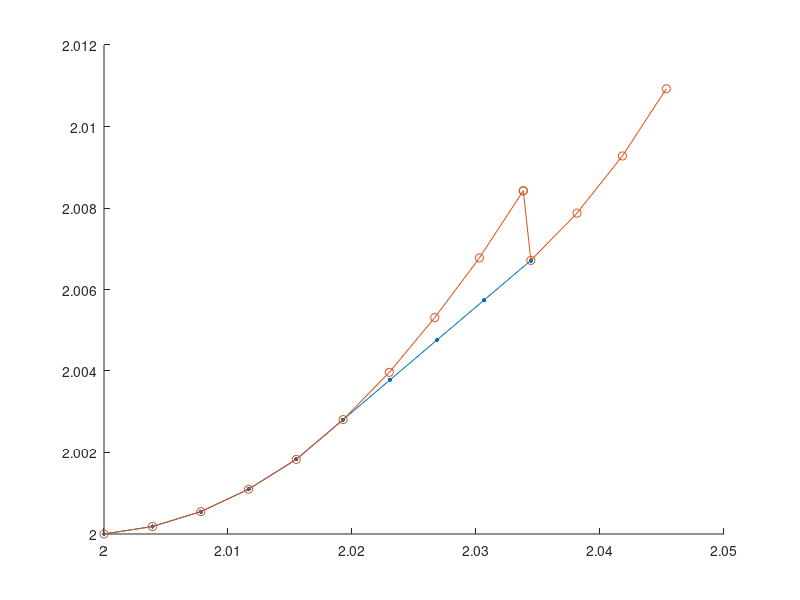

This chart was generated by the following MATLAB code:
px = [-1334, -1540, -1762, -2000, -2252, -2518, -2797, -3087, -3387, -3694, -4008, -4330, -4658, -4991, -5328, -5667, -6007, -6347, -6347, -6685, -7020, -7351, -7676, -7994, -8304, -8605, -8896, -9175, -9441, -9694, -9932, -10154, -10360, -10549, -10720, -10872, -11005, -11118, -11211, -11211, -11283, -11334, -11364, -11373, -11360, -11326, -11271, -11195, -11099, -10983, -10847, -10692, -10518, -10326, -10117, -9892, -9651, -9396, -9396, -9127, -8846, -8553, -8250, -7938, -7618, -7292, -6960, -6624, -6286, -5946, -5606, -5267, -4931, -4599, -4272, -3940, -3940, -3604, -3319, -2992, -2660, -2660, -2324, -1985, -1645, -1305, -1305, -967, -631, -299, 27, 347, 659, 962, 1255, 1536, 1805, 2060, 2301, 2526, 2735, 2927, 3101, 3256, 3392, 3508, 3508, 3604, 3680, 3735, 3769, 3782, 3773, 3743, 3692, 3620, 3527, 3414, 3281, 3129, 2958, 2769, 2563, 2341, 2103, 2103, 1850, 1593, 1335, 1080, 827, 582, 340, 105, -122, -339, -548, -755, -956, -956, -1157, -1358, -1561, -1778, -2005, -2253, -2518, -2801, -3094, -3394, -3694, -3999, -4314, -4644, -4979, -4979, -5317, -5657, -5997, -6336, -6673, -7006, -7335, -7658, -7973, -8280, -8580, -8880, -8880, -9180, -9480, -9780, -10069, -10338, -10595, -10844, -11080, -11080, -11300, -11504, -11690, -11858, -12007, -12137, -12247, -12337, -12406, -12454, -12481, -12487, -12472, -12472, -12435, -12377, -12299, -12200, -12081, -11942, -11784, -11608, -11414, -11203, -10976, -10736, -10490, -10238, -9981, -9981, -9718, -9445, -9160, -8864, -8558, -8243, -7921, -7593, -7260, -7260, -6923, -6585, -6245, -5905, -5565, -5227, -4891, -4558, -4228, -3900, -3579, -3262, -2953, -2653, -2364, -2087, -1823, -1573, -1337, -1117, -914, -728, -560, -411, -281, -281, -171, -81, -12, 37, 65, 69, 54, 18, -39, -116, -213, -333, -470, -626, -801, -993, -1202, -1427, -1427, -1668, -1923, -2191, -2471, -2762, -3065, -3376, -3695, -4020, -4351, -4686, -5024, -5364, -5704, -6043, -6380, -6714, -7043, -7043, -7367, -7684, -7993, -8293, -8582, -8859, -9125, -9378, -9616, -9840, -10048, -10238, -10412, -10569, -10706, -10826, -10927, -11006, -11006, -11067, -11108, -11129, -11130, -11111, -11072, -11013, -10934, -10836, -10719, -10584, -10429, -10258, -10070, -9865, -9645, -9410, -9161, -9161, -8899, -8625, -8340, -8044, -7739, -7426, -7106, -6780, -6449, -6114, -5776, -5436, -5096, -4757, -4420, -4085, -3754, -3430, -3430, -3111, -2799, -2495, -2201, -1917, -1644, -1383, -1135, -901, -681, -476, -287, -114, 42, 180, 301, 404, 486, 486, 551, 597, 624, 632, 621, 590, 541, 473, 385, 280, 157, 16, -142, -316, -506, -712, -933, -1168, -1168, -1389, -1595, -1786, -1961, -2119, -2260, -2384, -2490, -2578, -2648, -2700, -2700, -2733, -2747, -2742, -2719, -2677, -2617, -2538, -2441, -2327, -2195, -2046, -1881, -1700, -1504, -1293, -1068, -829, -577, -313, -38, 247, 542, 846, 846, 1158, 1476, 1800, 2129, 2462, 2799, 3138, 3478, -13069, -13336, -13336, -13625, -13892, -14147, -14448, -14448, -14703, -14946, -15176, -15392, -15392, -15594, -15781, -15953, -16109, -16249, -16372, -16478, -16567, -16639, -16693, -16728, -16746, -16746, -16728, -16693, -16640, -16568, -16480, -16375, -16254, -16120, -15970, -15970, -15805, -15628, -15438, -15261, -15100, -14953, -14825, -14712, -14615, -14533, -14533, -14469, -14419, -14384, -14364, -14359, -14369, -14392, -14428, -14477, -14536, -14609, -14700, -14806, -14929, -15070, -15232, -15411, -15607, -15823, -16055, -16301, -16557, -16557, -16824, -17102, -17389, -17685, -17989, -18300, -18618, -18941, -19269, -19601, -19936, -20274, -20613, -20953, -21293, -21632, -21969, -22303, -22633, -22959];
py = [17999, 17729, 17472, 17229, 17001, 16789, 16594, 16417, 16257, 16112, 15982, 15872, 15782, 15713, 15665, 15638, 15632, 15647, 15647, 15684, 15742, 15820, 15919, 16038, 16177, 16335, 16511, 16705, 16916, 17143, 17386, 17643, 17914, 18197, 18491, 18795, 19108, 19429, 19756, 19756, 20088, 20424, 20763, 21103, 21443, 21781, 22117, 22448, 22774, 23093, 23405, 23707, 23999, 24280, 24548, 24803, 25043, 25268, 25268, 25476, 25667, 25840, 25994, 26129, 26244, 26339, 26414, 26468, 26501, 26513, 26503, 26472, 26420, 26347, 26254, 26181, 26181, 26129, 25893, 25800, 25727, 25727, 25675, 25644, 25634, 25646, 25646, 25679, 25733, 25808, 25903, 26018, 26153, 26307, 26480, 26671, 26879, 27104, 27344, 27599, 27867, 28148, 28440, 28742, 29054, 29373, 29373, 29699, 30030, 30366, 30704, 31044, 31384, 31723, 32059, 32391, 32718, 33039, 33352, 33656, 33950, 34233, 34504, 34761, 35004, 35004, 35231, 35453, 35665, 35874, 36082, 36294, 36503, 36716, 36933, 37150, 37370, 37587, 37809, 37809, 38031, 38253, 38478, 38695, 38912, 39120, 39316, 39499, 39665, 39825, 39962, 40079, 40178, 40259, 40319, 40319, 40358, 40376, 40373, 40349, 40303, 40237, 40150, 40042, 39915, 39768, 39608, 39448, 39448, 39288, 39128, 38968, 38789, 38598, 38391, 38164, 37919, 37919, 37660, 37388, 37104, 36809, 36504, 36190, 35868, 35540, 35207, 34870, 34531, 34191, 33851, 33851, 33513, 33178, 32847, 32522, 32204, 31894, 31593, 31302, 31023, 30757, 30504, 30264, 30030, 29802, 29580, 29580, 29364, 29161, 28976, 28809, 28661, 28532, 28423, 28335, 28267, 28267, 28220, 28187, 28170, 28170, 28187, 28220, 28270, 28336, 28419, 28510, 28621, 28743, 28885, 29046, 29225, 29422, 29636, 29866, 30111, 30370, 30643, 30928, 31224, 31530, 31844, 31844, 32166, 32494, 32827, 33163, 33502, 33843, 34183, 34521, 34856, 35187, 35513, 35832, 36143, 36445, 36737, 37017, 37285, 37540, 37540, 37780, 38005, 38214, 38406, 38581, 38737, 38875, 38994, 39093, 39172, 39231, 39269, 39287, 39284, 39260, 39216, 39152, 39066, 39066, 38962, 38839, 38695, 38534, 38356, 38159, 37947, 37720, 37477, 37221, 36952, 36671, 36379, 36077, 35766, 35448, 35123, 34793, 34793, 34459, 34122, 33782, 33442, 33103, 32765, 32430, 32099, 31774, 31455, 31143, 30840, 30546, 30263, 29991, 29732, 29486, 29254, 29254, 29037, 28836, 28651, 28483, 28332, 28201, 28087, 27992, 27916, 27859, 27822, 27805, 27807, 27828, 27870, 27931, 28011, 28110, 28110, 28227, 28362, 28515, 28685, 28872, 29075, 29293, 29525, 29772, 30031, 30302, 30585, 30878, 31180, 31491, 31809, 32133, 32462, 32462, 32796, 33133, 33472, 33812, 34152, 34491, 34827, 35160, 35489, 35812, 36129, 36438, 36739, 37031, 37313, 37584, 37843, 38089, 38089, 38348, 38618, 38900, 39192, 39493, 39802, 40119, 40442, 40770, 41103, 41439, 41439, 41777, 42117, 42457, 42796, 43133, 43468, 43799, 44125, 44445, 44758, 45064, 45361, 45649, 45926, 46192, 46447, 46689, 46917, 47131, 47331, 47516, 47685, 47838, 47838, 47974, 48093, 48195, 48279, 48345, 48393, 48423, 48440, 46582, 46792, 46792, 46974, 47184, 47408, 47576, 47576, 47800, 48038, 48288, 48550, 48550, 48823, 49107, 49400, 49702, 50012, 50329, 50652, 50980, 51312, 51648, 51986, 52326, 52666, 53006, 53344, 53680, 54013, 54341, 54664, 54978, 55279, 55573, 55573, 55856, 56128, 56390, 56654, 56924, 57202, 57481, 57762, 58046, 58332, 58332, 58618, 58904, 59192, 59481, 59768, 60051, 60327, 60592, 60843, 61083, 61329, 61580, 61836, 62095, 62356, 62618, 62880, 63138, 63393, 63641, 63877, 64100, 64100, 64310, 64506, 64688, 64855, 65007, 65144, 65265, 65370, 65459, 65531, 65586, 65624, 65645, 65649, 65636, 65606, 65559, 65495, 65414, 65317];
px /= 2^14;
py /= 2^14;

pxs = [32768, 32832, 32896, 32959, 33022, 33084, 33146, 33208, 33270, 33332];
pys = [32768, 32771, 32777, 32786, 32798, 32814, 32830, 32846, 32862, 32878];
px0 = [32768, 32832, 32896, 32959, 33022, 33084, 33145, 33205, 33264, 33322, 33322, 33378, 33433, 33486, 33537, 33586, 33633, 33678, 33721, 33762, 33800, 33836, 33869, 33899, 33926, 33950, 33972, 33991, 34007, 34019, 34028, 34034, 34037, 34037, 34034, 34028, 34019, 34007, 33991, 33972, 33950, 33926, 33899, 33869, 33836, 33800, 33800, 33762, 33721, 33678, 33633, 33586, 33537, 33486, 33433, 33378, 33322, 33264, 33205, 33145, 33084, 33022, 32959, 32896, 32832, 32768, 32704, 32640, 32576, 32513, 32450, 32388, 32327, 32267, 32208, 32150, 32094, 32039, 31986, 31986, 31935, 31886, 31839, 31794, 31751, 31710, 31672, 31636, 31603, 31573, 31546, 31522, 31500, 31481, 31465, 31453, 31444, 31438, 31435, 31435, 31438, 31444, 31453, 31465, 31481, 31500, 31522, 31546, 31573, 31603, 31636, 31672, 31672, 31710, 31751, 31794, 31839, 31886, 31935, 31986, 32039, 32094, 32150, 32208, 32267, 32327, 32388, 32450, 32513, 32576, 32640, 32704, 32768, 32832, 32896, 32959, 33022, 33084, 33145, 33205, 33264, 33322, 33378, 33433, 33486, 33486, 33537, 33586, 33633, 33678, 33721, 33762, 33800, 33836, 33869, 33899, 33926, 33950, 33972, 33991, 34007, 34019, 34028, 34034, 34037, 34037, 34034, 34028, 34019, 34007, 33991, 33972, 33950, 33926, 33899, 33869, 33836, 33800, 33800, 33762, 33721, 33678, 33633, 33586, 33537, 33486, 33433, 33378, 33322, 33264, 33205, 33145, 33084, 33022, 32959, 32896, 32832, 32768, 32704, 32640, 32576, 32513, 32450, 32388, 32327, 32267, 32208];
py0 = [32768, 32771, 32777, 32786, 32798, 32814, 32833, 32855, 32879, 32906, 32906, 32936, 32969, 33005, 33043, 33084, 33127, 33172, 33219, 33268, 33319, 33372, 33427, 33483, 33541, 33600, 33660, 33721, 33783, 33846, 33909, 33973, 34037, 34101, 34165, 34229, 34292, 34355, 34417, 34478, 34538, 34597, 34655, 34711, 34766, 34819, 34819, 34870, 34919, 34966, 35011, 35054, 35095, 35133, 35169, 35202, 35232, 35259, 35284, 35306, 35325, 35341, 35354, 35363, 35369, 35372, 35372, 35369, 35363, 35354, 35342, 35326, 35307, 35285, 35261, 35234, 35204, 35171, 35135, 35135, 35097, 35056, 35013, 34968, 34921, 34872, 34821, 34768, 34713, 34657, 34599, 34540, 34480, 34419, 34357, 34294, 34231, 34167, 34103, 34039, 33975, 33911, 33848, 33785, 33723, 33662, 33602, 33543, 33485, 33429, 33374, 33321, 33321, 33270, 33221, 33174, 33129, 33086, 33045, 33007, 32971, 32938, 32908, 32881, 32857, 32835, 32816, 32800, 32788, 32779, 32773, 32770, 32770, 32773, 32779, 32788, 32800, 32816, 32835, 32857, 32881, 32908, 32938, 32971, 33007, 33007, 33045, 33086, 33129, 33174, 33221, 33270, 33321, 33374, 33429, 33485, 33543, 33602, 33662, 33723, 33785, 33848, 33911, 33975, 34039, 34103, 34167, 34231, 34294, 34357, 34419, 34480, 34540, 34599, 34657, 34713, 34768, 34821, 34821, 34872, 34921, 34968, 35013, 35056, 35097, 35135, 35171, 35204, 35234, 35261, 35286, 35308, 35327, 35343, 35356, 35365, 35371, 35374, 35374, 35371, 35365, 35356, 35344, 35328, 35309, 35287, 35263];
px1 = [32768, 32832, 32896, 32959, 33022, 33084, 33145, 33205, 33264, 33322, 33322, 33332, 33393, 33453, 33511, 33511, 33567, 33621, 33673, 33723, 33770, 33814, 33855, 33893, 33928, 33959, 33987, 34011, 34031, 34048, 34061, 34070, 34076, 34079, 34079, 34076, 34070, 34061, 34049, 34033, 34014, 33992, 33968, 33941, 33911, 33878, 33842, 33804, 33763, 33720, 33675, 33628, 33579, 33528, 33475, 33420, 33364, 33306, 33306, 33247, 33187, 33126, 33064, 33001, 32938, 32874, 32810, 32746, 32682, 32618, 32555, 32492, 32430, 32369, 32309, 32250, 32192, 32136, 32081, 32028, 31977, 31928, 31881, 31836, 31793, 31793, 31752, 31714, 31678, 31645, 31615, 31588, 31564, 31542, 31523, 31507, 31495, 31486, 31480, 31477, 31477, 31480, 31486, 31495, 31507, 31523, 31542, 31564, 31588, 31615, 31645, 31678, 31714, 31752, 31793, 31836, 31881, 31928, 31928, 31977, 32028, 32081, 32136, 32192, 32250, 32309, 32369, 32430, 32492, 32555, 32618, 32682, 32746, 32810, 32874, 32938, 33001, 33064, 33126, 33187, 33247, 33306, 33364, 33420, 33475, 33528, 33579, 33628, 33675, 33720, 33763, 33763, 33804, 33842, 33878, 33911, 33941, 33968, 33992, 34014, 34033, 34049, 34061, 34070, 34076, 34079, 34079, 34076, 34070, 34061, 34049, 34033, 34014, 33992, 33968, 33941, 33911, 33878, 33842, 33804, 33763, 33720, 33675, 33628, 33628, 33579, 33528, 33475, 33420, 33364, 33306, 33247, 33187, 33126, 33064, 33001, 32938, 32874, 32810, 32746, 32682, 32618, 32555, 32492, 32430, 32369, 32309, 32250];
py1 = [32768, 32771, 32777, 32786, 32798, 32814, 32833, 32855, 32879, 32906, 32906, 32878, 32897, 32920, 32947, 32947, 32977, 33011, 33048, 33088, 33131, 33177, 33226, 33277, 33331, 33387, 33445, 33504, 33565, 33627, 33690, 33753, 33817, 33881, 33945, 34009, 34073, 34136, 34199, 34261, 34322, 34382, 34441, 34499, 34555, 34610, 34663, 34714, 34763, 34810, 34855, 34898, 34939, 34977, 35013, 35046, 35076, 35103, 35103, 35128, 35150, 35169, 35185, 35198, 35207, 35213, 35216, 35216, 35213, 35207, 35198, 35186, 35170, 35151, 35129, 35105, 35078, 35048, 35015, 34979, 34941, 34900, 34857, 34812, 34765, 34765, 34716, 34665, 34612, 34557, 34501, 34443, 34384, 34324, 34263, 34201, 34138, 34075, 34011, 33947, 33883, 33819, 33755, 33692, 33629, 33567, 33506, 33446, 33387, 33329, 33273, 33218, 33165, 33114, 33065, 33018, 32973, 32930, 32930, 32889, 32851, 32815, 32782, 32752, 32725, 32701, 32679, 32660, 32644, 32632, 32623, 32617, 32614, 32614, 32617, 32623, 32632, 32644, 32660, 32679, 32701, 32725, 32752, 32782, 32815, 32851, 32889, 32930, 32973, 33018, 33065, 33065, 33114, 33165, 33218, 33273, 33329, 33387, 33446, 33506, 33567, 33629, 33692, 33755, 33819, 33883, 33947, 34011, 34075, 34138, 34201, 34263, 34324, 34384, 34443, 34501, 34557, 34612, 34665, 34716, 34765, 34812, 34857, 34900, 34900, 34941, 34979, 35015, 35048, 35078, 35105, 35130, 35152, 35171, 35187, 35200, 35209, 35215, 35218, 35218, 35215, 35209, 35200, 35188, 35172, 35153, 35131, 35107];

pxs /= 2^14;
pys /= 2^14;
px0 /= 2^14;
py0 /= 2^14;
px1 /= 2^14;
py1 /= 2^14;

hold off
scatter(pxs, pys, 10, 'filled');
hold on
plot(pxs, pys);
%scatter(px0(1:15), py0(1:15));
scatter(px1(1:15), py1(1:15));
plot(px1(1:15), py1(1:15));

